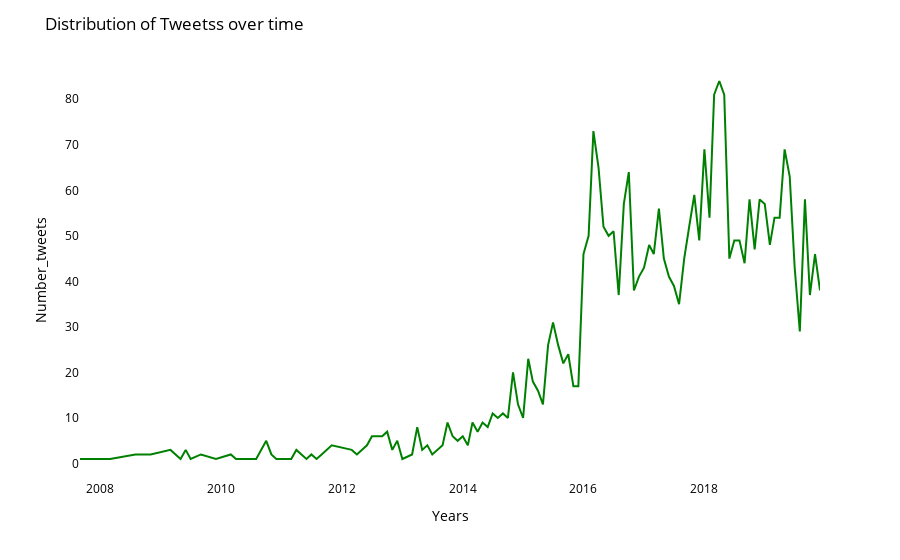

Notebook source saved alongside this figure:
### Code cell
#Plot showing the distribution of tweets over time

df['date_M'] = df['created_at'].apply(lambda x:x[:7])
fig = px.line(df.groupby('date_M').count(), y=df.groupby('date_M').count()['author.name'].values, x=df.groupby('date_M').count().index)
fig.update_layout(plot_bgcolor = "white")
fig.update_layout(
    title="Distribution of Tweetss over time",
    xaxis_title="Years",
    yaxis_title="Number_tweets",
    font=dict(
         size=12,
        color="Black"
    ),
    plot_bgcolor = "white"
)
fig.update_traces(line=dict(width=2, color='green'))

fig.show()

### Figure 1 — Plotly figure (JSON) as saved in the notebook; plotly's stock layout.template omitted (floating-point values rounded to 4 significant figures)
{"data": [{"hovertemplate": "x=%{x}<br>y=%{y}<extra></extra>", "legendgroup": "", "line": {"color": "green", "dash": "solid", "width": 2}, "marker": {"symbol": "circle"}, "mode": "lines", "name": "", "orientation": "v", "showlegend": false, "type": "scatter", "x": ["2007-09", "2007-11", "2007-12", "2008-01", "2008-03", "2008-08", "2008-11", "2009-03", "2009-05", "2009-06", "2009-07", "2009-09", "2009-12", "2010-03", "2010-04", "2010-08", "2010-10", "2010-11", "2010-12", "2011-01", "2011-03", "2011-04", "2011-06", "2011-07", "2011-08", "2011-09", "2011-10", "2011-11", "2012-03", "2012-04", "2012-05", "2012-06", "2012-07", "2012-08", "2012-09", "2012-10", "2012-11", "2012-12", "2013-01", "2013-03", "2013-04", "2013-05", "2013-06", "2013-07", "2013-08", "2013-09", "2013-10", "2013-11", "2013-12", "2014-01", "2014-02", "2014-03", "2014-04", "2014-05", "2014-06", "2014-07", "2014-08", "2014-09", "2014-10", "2014-11", "2014-12", "2015-01", "2015-02", "2015-03", "2015-04", "2015-05", "2015-06", "2015-07", "2015-08", "2015-09", "2015-10", "2015-11", "2015-12", "2016-01", "2016-02", "2016-03", "2016-04", "2016-05", "2016-06", "2016-07", "2016-08", "2016-09", "2016-10", "2016-11", "2016-12", "2017-01", "2017-02", "2017-03", "2017-04", "2017-05", "2017-06", "2017-07", "2017-08", "2017-09", "2017-10", "2017-11", "2017-12", "2018-01", "2018-02", "2018-03", "2018-04", "2018-05", "2018-06", "2018-07", "2018-08", "2018-09", "2018-10", "2018-11", "2018-12", "2019-01", "2019-02", "2019-03", "2019-04", "2019-05", "2019-06", "2019-07", "2019-08", "2019-09", "2019-10", "2019-11", "2019-12"], "xaxis": "x", "y": [1, 1, 1, 1, 1, 2, 2, 3, 1, 3, 1, 2, 1, 2, 1, 1, 5, 2, 1, 1, 1, 3, 1, 2, 1, 2, 3, 4, 3, 2, 3, 4, 6, 6, 6, 7, 3, 5, 1, 2, 8, 3, 4, 2, 3, 4, 9, 6, 5, 6, 4, 9, 7, 9, 8, 11, 10, 11, 10, 20, 13, 10, 23, 18, 16, 13, 26, 31, 26, 22, 24, 17, 17, 46, 50, 73, 65, 52, 50, 51, 37, 57, 64, 38, 41, 43, 48, 46, 56, 45, 41, 39, 35, 45, 52, 59, 49, 69, 54, 81, 84, 81, 45, 49, 49, 44, 58, 47, 58, 57, 48, 54, 54, 69, 63, 43, 29, 58, 37, 46, 38], "yaxis": "y"}], "layout": {"font": {"color": "Black", "size": 12}, "legend": {"tracegroupgap": 0}, "margin": {"t": 60}, "plot_bgcolor": "white", "title": {"text": "Distribution of Tweetss over time"}, "xaxis": {"anchor": "y", "domain": [0, 1], "title": {"text": "Years"}}, "yaxis": {"anchor": "x", "domain": [0, 1], "title": {"text": "Number_tweets"}}}}
